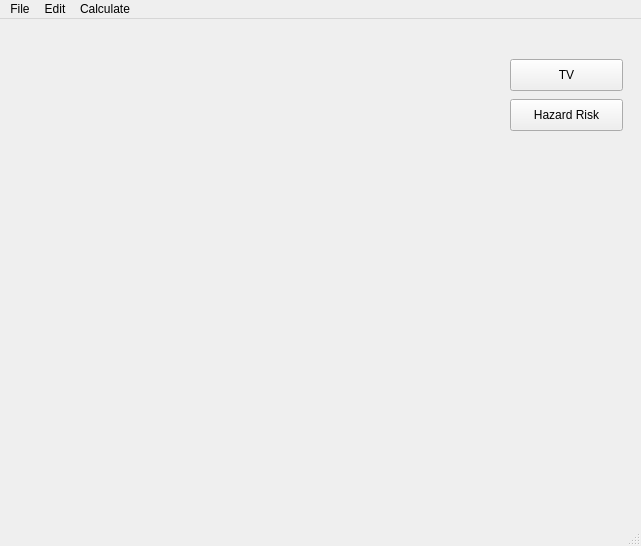
<?xml version="1.0" encoding="UTF-8"?>
<ui version="4.0">
 <class>MainWindow</class>
 <widget class="QMainWindow" name="MainWindow">
  <property name="geometry">
   <rect>
    <x>0</x>
    <y>0</y>
    <width>641</width>
    <height>546</height>
   </rect>
  </property>
  <property name="windowTitle">
   <string>MainWindow</string>
  </property>
  <widget class="QWidget" name="centralwidget">
   <widget class="QPushButton" name="pushButton">
    <property name="geometry">
     <rect>
      <x>510</x>
      <y>40</y>
      <width>113</width>
      <height>32</height>
     </rect>
    </property>
    <property name="text">
     <string>TV</string>
    </property>
   </widget>
   <widget class="QPushButton" name="pushButton_2">
    <property name="geometry">
     <rect>
      <x>510</x>
      <y>80</y>
      <width>113</width>
      <height>32</height>
     </rect>
    </property>
    <property name="text">
     <string>Hazard Risk</string>
    </property>
   </widget>
  </widget>
  <widget class="QMenuBar" name="menubar">
   <property name="geometry">
    <rect>
     <x>0</x>
     <y>0</y>
     <width>641</width>
     <height>24</height>
    </rect>
   </property>
   <widget class="QMenu" name="menuFile">
    <property name="title">
     <string>File</string>
    </property>
    <widget class="QMenu" name="menuOpen">
     <property name="title">
      <string>Open</string>
     </property>
     <addaction name="actionLoad_Trade"/>
     <addaction name="actionLoad_Model"/>
    </widget>
    <addaction name="menuOpen"/>
    <addaction name="separator"/>
    <addaction name="actionSave"/>
   </widget>
   <widget class="QMenu" name="menuEdit">
    <property name="title">
     <string>Edit</string>
    </property>
   </widget>
   <widget class="QMenu" name="menuCalculate">
    <property name="title">
     <string>Calculate</string>
    </property>
    <addaction name="actionTV"/>
    <addaction name="actionHazard_Risk"/>
   </widget>
   <addaction name="menuFile"/>
   <addaction name="menuEdit"/>
   <addaction name="menuCalculate"/>
  </widget>
  <widget class="QStatusBar" name="statusbar"/>
  <action name="actionSave">
   <property name="text">
    <string>Save</string>
   </property>
  </action>
  <action name="actionLoad_Trade">
   <property name="text">
    <string>Load Trade</string>
   </property>
  </action>
  <action name="actionLoad_Model">
   <property name="text">
    <string>Load Model</string>
   </property>
  </action>
  <action name="actionTV">
   <property name="text">
    <string>TV</string>
   </property>
  </action>
  <action name="actionHazard_Risk">
   <property name="text">
    <string>Hazard Risk</string>
   </property>
  </action>
 </widget>
 <resources/>
 <connections/>
</ui>
